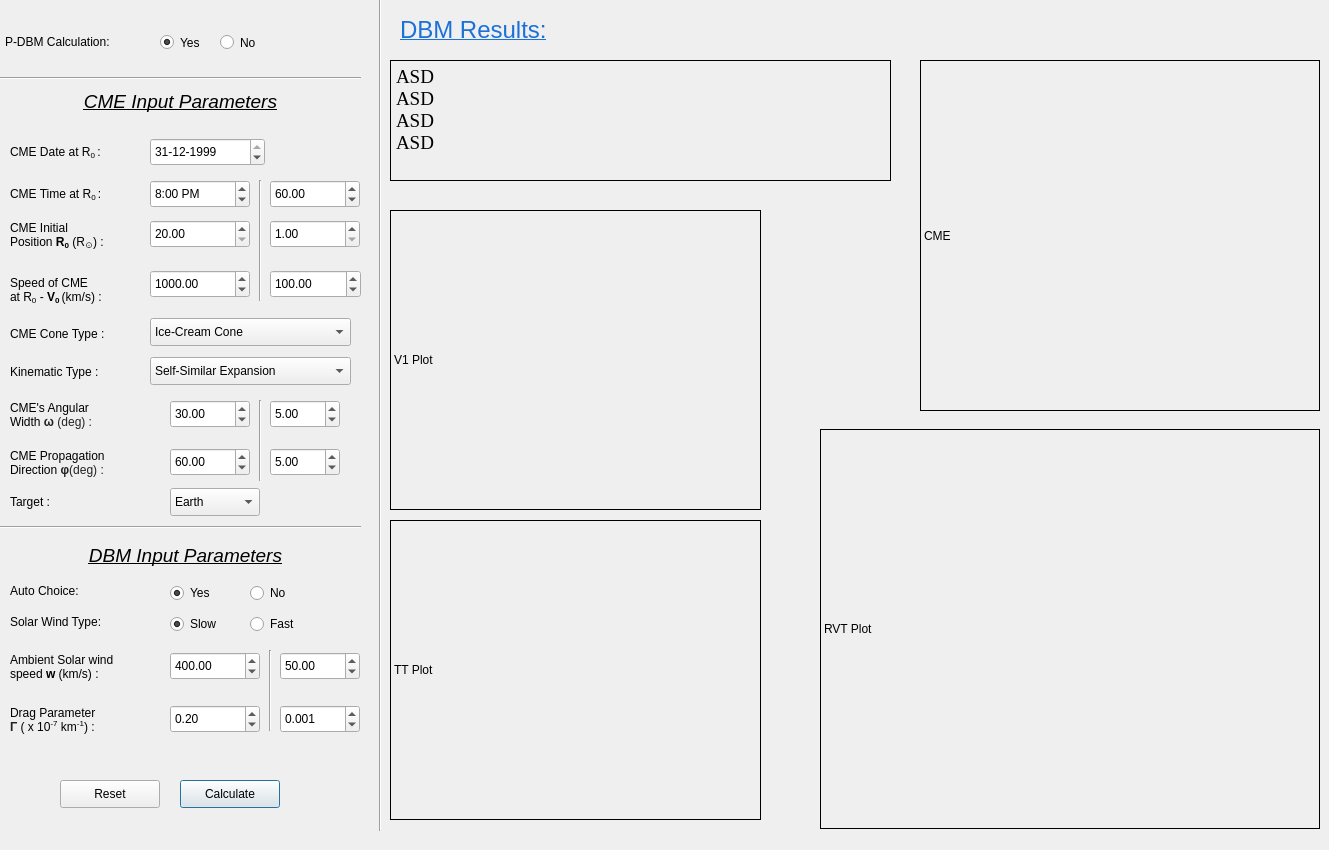
    <widget class="QWidget" name="DBM_2D">
     <attribute name="title">
      <string>2D DBM</string>
     </attribute>
     <widget class="QPushButton" name="Reset_2">
      <property name="geometry">
       <rect>
        <x>60</x>
        <y>780</y>
        <width>100</width>
        <height>28</height>
       </rect>
      </property>
      <property name="text">
       <string>Reset</string>
      </property>
     </widget>
     <widget class="QDoubleSpinBox" name="CME_dt0_2">
      <property name="enabled">
       <bool>true</bool>
      </property>
      <property name="geometry">
       <rect>
        <x>270</x>
        <y>180</y>
        <width>90</width>
        <height>28</height>
       </rect>
      </property>
      <property name="toolTip">
       <string>&lt;html&gt;&lt;head/&gt;&lt;body&gt;&lt;p&gt;Uncertainity in Time.&lt;/p&gt;&lt;/body&gt;&lt;/html&gt;</string>
      </property>
      <property name="toolTipDuration">
       <number>-2</number>
      </property>
      <property name="statusTip">
       <string/>
      </property>
      <property name="minimum">
       <double>0.000000000000000</double>
      </property>
      <property name="maximum">
       <double>1500.000000000000000</double>
      </property>
      <property name="singleStep">
       <double>0.100000000000000</double>
      </property>
      <property name="stepType">
       <enum>QAbstractSpinBox::DefaultStepType</enum>
      </property>
      <property name="value">
       <double>60.000000000000000</double>
      </property>
     </widget>
     <widget class="QComboBox" name="Target_2">
      <property name="geometry">
       <rect>
        <x>170</x>
        <y>488</y>
        <width>90</width>
        <height>28</height>
       </rect>
      </property>
      <property name="currentIndex">
       <number>2</number>
      </property>
      <item>
       <property name="text">
        <string>Mercury</string>
       </property>
      </item>
      <item>
       <property name="text">
        <string>Venus</string>
       </property>
      </item>
      <item>
       <property name="text">
        <string>Earth</string>
       </property>
      </item>
      <item>
       <property name="text">
        <string>Mars</string>
       </property>
      </item>
      <item>
       <property name="text">
        <string>Jupiter</string>
       </property>
      </item>
      <item>
       <property name="text">
        <string>Saturn</string>
       </property>
      </item>
      <item>
       <property name="text">
        <string>Messenger</string>
       </property>
      </item>
      <item>
       <property name="text">
        <string>VEX</string>
       </property>
      </item>
      <item>
       <property name="text">
        <string>PSP</string>
       </property>
      </item>
      <item>
       <property name="text">
        <string>SolO</string>
       </property>
      </item>
      <item>
       <property name="text">
        <string>BepiCol</string>
       </property>
      </item>
      <item>
       <property name="text">
        <string>Spitzer</string>
       </property>
      </item>
      <item>
       <property name="text">
        <string>Wind</string>
       </property>
      </item>
      <item>
       <property name="text">
        <string>ST-A</string>
       </property>
      </item>
      <item>
       <property name="text">
        <string>ST-B</string>
       </property>
      </item>
      <item>
       <property name="text">
        <string>Kepler</string>
       </property>
      </item>
      <item>
       <property name="text">
        <string>MSL</string>
       </property>
      </item>
      <item>
       <property name="text">
        <string>Maven</string>
       </property>
      </item>
      <item>
       <property name="text">
        <string>Juno</string>
       </property>
      </item>
     </widget>
     <widget class="QDoubleSpinBox" name="Gamma_2">
      <property name="geometry">
       <rect>
        <x>170</x>
        <y>705</y>
        <width>90</width>
        <height>28</height>
       </rect>
      </property>
      <property name="maximum">
       <double>10.000000000000000</double>
      </property>
      <property name="singleStep">
       <double>0.010000000000000</double>
      </property>
      <property name="stepType">
       <enum>QAbstractSpinBox::DefaultStepType</enum>
      </property>
      <property name="value">
       <double>0.200000000000000</double>
      </property>
     </widget>
     <widget class="QLabel" name="V0_2D_label">
      <property name="geometry">
       <rect>
        <x>10</x>
        <y>270</y>
        <width>150</width>
        <height>41</height>
       </rect>
      </property>
      <property name="text">
       <string>&lt;html&gt;&lt;head/&gt;&lt;body&gt;&lt;p&gt;Speed of CME&lt;br/&gt;at R&lt;span style=&quot; vertical-align:sub;&quot;&gt;0&lt;/span&gt; - &lt;span style=&quot; font-weight:700;&quot;&gt;V&lt;/span&gt;&lt;span style=&quot; font-weight:700; vertical-align:sub;&quot;&gt;0 &lt;/span&gt;(km/s) :&lt;/p&gt;&lt;/body&gt;&lt;/html&gt;</string>
      </property>
     </widget>
     <widget class="QTimeEdit" name="CME_time_2">
      <property name="geometry">
       <rect>
        <x>150</x>
        <y>180</y>
        <width>100</width>
        <height>28</height>
       </rect>
      </property>
      <property name="dateTime">
       <datetime>
        <hour>20</hour>
        <minute>0</minute>
        <second>0</second>
        <year>2000</year>
        <month>1</month>
        <day>3</day>
       </datetime>
      </property>
      <property name="displayFormat">
       <string>h:mm AP</string>
      </property>
     </widget>
     <widget class="QDateEdit" name="CME_date_2">
      <property name="geometry">
       <rect>
        <x>150</x>
        <y>138</y>
        <width>115</width>
        <height>28</height>
       </rect>
      </property>
      <property name="dateTime">
       <datetime>
        <hour>0</hour>
        <minute>0</minute>
        <second>0</second>
        <year>1999</year>
        <month>12</month>
        <day>31</day>
       </datetime>
      </property>
      <property name="displayFormat">
       <string>dd-MM-yyyy</string>
      </property>
     </widget>
     <widget class="QRadioButton" name="PDBM_No_2">
      <property name="geometry">
       <rect>
        <x>220</x>
        <y>27</y>
        <width>151</width>
        <height>31</height>
       </rect>
      </property>
      <property name="text">
       <string>No</string>
      </property>
      <property name="checked">
       <bool>false</bool>
      </property>
      <attribute name="buttonGroup">
       <string notr="true">PDBM_group_2</string>
      </attribute>
     </widget>
     <widget class="QLabel" name="t0_2D_label">
      <property name="geometry">
       <rect>
        <x>10</x>
        <y>180</y>
        <width>125</width>
        <height>28</height>
       </rect>
      </property>
      <property name="text">
       <string>&lt;html&gt;&lt;head/&gt;&lt;body&gt;&lt;p&gt;CME Time at R&lt;span style=&quot; vertical-align:sub;&quot;&gt;0 &lt;/span&gt;:&lt;/p&gt;&lt;/body&gt;&lt;/html&gt;</string>
      </property>
      <property name="textFormat">
       <enum>Qt::RichText</enum>
      </property>
     </widget>
     <widget class="QLabel" name="Target_2D_label">
      <property name="geometry">
       <rect>
        <x>10</x>
        <y>488</y>
        <width>76</width>
        <height>28</height>
       </rect>
      </property>
      <property name="text">
       <string>Target :</string>
      </property>
     </widget>
     <widget class="QDoubleSpinBox" name="V0_2">
      <property name="geometry">
       <rect>
        <x>150</x>
        <y>270</y>
        <width>100</width>
        <height>28</height>
       </rect>
      </property>
      <property name="maximum">
       <double>200000.000000000000000</double>
      </property>
      <property name="singleStep">
       <double>1.000000000000000</double>
      </property>
      <property name="stepType">
       <enum>QAbstractSpinBox::DefaultStepType</enum>
      </property>
      <property name="value">
       <double>1000.000000000000000</double>
      </property>
     </widget>
     <widget class="QDoubleSpinBox" name="dR0_2">
      <property name="enabled">
       <bool>true</bool>
      </property>
      <property name="geometry">
       <rect>
        <x>270</x>
        <y>220</y>
        <width>90</width>
        <height>28</height>
       </rect>
      </property>
      <property name="minimum">
       <double>1.000000000000000</double>
      </property>
      <property name="singleStep">
       <double>0.010000000000000</double>
      </property>
      <property name="stepType">
       <enum>QAbstractSpinBox::DefaultStepType</enum>
      </property>
      <property name="value">
       <double>1.000000000000000</double>
      </property>
     </widget>
     <widget class="QPushButton" name="Calculate_2">
      <property name="geometry">
       <rect>
        <x>180</x>
        <y>780</y>
        <width>100</width>
        <height>28</height>
       </rect>
      </property>
      <property name="text">
       <string>Calculate</string>
      </property>
      <property name="default">
       <bool>true</bool>
      </property>
      <property name="flat">
       <bool>false</bool>
      </property>
     </widget>
     <widget class="QRadioButton" name="Auto_DBM_No_2">
      <property name="geometry">
       <rect>
        <x>250</x>
        <y>580</y>
        <width>71</width>
        <height>26</height>
       </rect>
      </property>
      <property name="text">
       <string>No</string>
      </property>
      <attribute name="buttonGroup">
       <string notr="true">Auto_DBM_2</string>
      </attribute>
     </widget>
     <widget class="QLabel" name="DBM_input_2D_heading">
      <property name="geometry">
       <rect>
        <x>10</x>
        <y>540</y>
        <width>351</width>
        <height>31</height>
       </rect>
      </property>
      <property name="text">
       <string>&lt;html&gt;&lt;head/&gt;&lt;body&gt;&lt;p align=&quot;center&quot;&gt;&lt;span style=&quot; font-size:14pt; font-style:italic; text-decoration: underline;&quot;&gt;DBM Input Parameters&lt;/span&gt;&lt;/p&gt;&lt;/body&gt;&lt;/html&gt;</string>
      </property>
     </widget>
     <widget class="QLabel" name="PDBM_2D_label">
      <property name="geometry">
       <rect>
        <x>5</x>
        <y>26</y>
        <width>151</width>
        <height>31</height>
       </rect>
      </property>
      <property name="text">
       <string>P-DBM Calculation:</string>
      </property>
     </widget>
     <widget class="QLabel" name="Auto_DBM_2D_label">
      <property name="geometry">
       <rect>
        <x>10</x>
        <y>575</y>
        <width>111</width>
        <height>31</height>
       </rect>
      </property>
      <property name="text">
       <string>Auto Choice:</string>
      </property>
     </widget>
     <widget class="QLabel" name="Solar_wind_2D_label">
      <property name="geometry">
       <rect>
        <x>10</x>
        <y>611</y>
        <width>141</width>
        <height>21</height>
       </rect>
      </property>
      <property name="text">
       <string>Solar Wind Type:</string>
      </property>
     </widget>
     <widget class="QDoubleSpinBox" name="w_in_2">
      <property name="geometry">
       <rect>
        <x>170</x>
        <y>652</y>
        <width>90</width>
        <height>28</height>
       </rect>
      </property>
      <property name="maximum">
       <double>200000.000000000000000</double>
      </property>
      <property name="singleStep">
       <double>1.000000000000000</double>
      </property>
      <property name="stepType">
       <enum>QAbstractSpinBox::DefaultStepType</enum>
      </property>
      <property name="value">
       <double>400.000000000000000</double>
      </property>
     </widget>
     <widget class="QDoubleSpinBox" name="dGamma_2">
      <property name="geometry">
       <rect>
        <x>280</x>
        <y>705</y>
        <width>80</width>
        <height>28</height>
       </rect>
      </property>
      <property name="decimals">
       <number>3</number>
      </property>
      <property name="maximum">
       <double>10.000000000000000</double>
      </property>
      <property name="singleStep">
       <double>0.001000000000000</double>
      </property>
      <property name="stepType">
       <enum>QAbstractSpinBox::DefaultStepType</enum>
      </property>
      <property name="value">
       <double>0.001000000000000</double>
      </property>
     </widget>
     <widget class="QLabel" name="CME_input_2D_label">
      <property name="geometry">
       <rect>
        <x>0</x>
        <y>90</y>
        <width>361</width>
        <height>30</height>
       </rect>
      </property>
      <property name="font">
       <font>
        <pointsize>9</pointsize>
       </font>
      </property>
      <property name="frameShape">
       <enum>QFrame::NoFrame</enum>
      </property>
      <property name="text">
       <string>&lt;html&gt;&lt;head/&gt;&lt;body&gt;&lt;p align=&quot;center&quot;&gt;&lt;span style=&quot; font-size:14pt; font-style:italic; text-decoration: underline;&quot;&gt;CME Input Parameters&lt;/span&gt;&lt;/p&gt;&lt;/body&gt;&lt;/html&gt;</string>
      </property>
      <property name="textFormat">
       <enum>Qt::RichText</enum>
      </property>
      <property name="alignment">
       <set>Qt::AlignHCenter|Qt::AlignTop</set>
      </property>
     </widget>
     <widget class="QRadioButton" name="PDBM_Yes_2">
      <property name="geometry">
       <rect>
        <x>160</x>
        <y>27</y>
        <width>61</width>
        <height>31</height>
       </rect>
      </property>
      <property name="text">
       <string>Yes </string>
      </property>
      <property name="checkable">
       <bool>true</bool>
      </property>
      <property name="checked">
       <bool>true</bool>
      </property>
      <attribute name="buttonGroup">
       <string notr="true">PDBM_group_2</string>
      </attribute>
     </widget>
     <widget class="QLabel" name="Date_2D_label">
      <property name="geometry">
       <rect>
        <x>10</x>
        <y>138</y>
        <width>150</width>
        <height>28</height>
       </rect>
      </property>
      <property name="text">
       <string>&lt;html&gt;&lt;head/&gt;&lt;body&gt;&lt;p&gt;CME Date at R&lt;span style=&quot; vertical-align:sub;&quot;&gt;0 &lt;/span&gt;:&lt;/p&gt;&lt;/body&gt;&lt;/html&gt;</string>
      </property>
      <property name="textFormat">
       <enum>Qt::RichText</enum>
      </property>
     </widget>
     <widget class="QDoubleSpinBox" name="dW_2">
      <property name="geometry">
       <rect>
        <x>280</x>
        <y>652</y>
        <width>80</width>
        <height>28</height>
       </rect>
      </property>
      <property name="maximum">
       <double>1000.000000000000000</double>
      </property>
      <property name="singleStep">
       <double>1.000000000000000</double>
      </property>
      <property name="stepType">
       <enum>QAbstractSpinBox::DefaultStepType</enum>
      </property>
      <property name="value">
       <double>50.000000000000000</double>
      </property>
     </widget>
     <widget class="QRadioButton" name="Auto_DBM_Yes_2">
      <property name="geometry">
       <rect>
        <x>170</x>
        <y>580</y>
        <width>61</width>
        <height>26</height>
       </rect>
      </property>
      <property name="text">
       <string>Yes</string>
      </property>
      <property name="checked">
       <bool>true</bool>
      </property>
      <attribute name="buttonGroup">
       <string notr="true">Auto_DBM_2</string>
      </attribute>
     </widget>
     <widget class="QDoubleSpinBox" name="dV0_2">
      <property name="enabled">
       <bool>true</bool>
      </property>
      <property name="geometry">
       <rect>
        <x>270</x>
        <y>270</y>
        <width>91</width>
        <height>28</height>
       </rect>
      </property>
      <property name="maximum">
       <double>200000.000000000000000</double>
      </property>
      <property name="singleStep">
       <double>1.000000000000000</double>
      </property>
      <property name="stepType">
       <enum>QAbstractSpinBox::DefaultStepType</enum>
      </property>
      <property name="value">
       <double>100.000000000000000</double>
      </property>
     </widget>
     <widget class="QRadioButton" name="W_slow_2">
      <property name="geometry">
       <rect>
        <x>170</x>
        <y>611</y>
        <width>123</width>
        <height>26</height>
       </rect>
      </property>
      <property name="text">
       <string>Slow</string>
      </property>
      <property name="checked">
       <bool>true</bool>
      </property>
      <attribute name="buttonGroup">
       <string notr="true">Wind_type_2</string>
      </attribute>
     </widget>
     <widget class="QDoubleSpinBox" name="R0_2">
      <property name="geometry">
       <rect>
        <x>150</x>
        <y>220</y>
        <width>100</width>
        <height>28</height>
       </rect>
      </property>
      <property name="minimum">
       <double>20.000000000000000</double>
      </property>
      <property name="singleStep">
       <double>0.010000000000000</double>
      </property>
      <property name="stepType">
       <enum>QAbstractSpinBox::DefaultStepType</enum>
      </property>
     </widget>
     <widget class="QLabel" name="W_2D_label">
      <property name="geometry">
       <rect>
        <x>10</x>
        <y>647</y>
        <width>161</width>
        <height>41</height>
       </rect>
      </property>
      <property name="text">
       <string>&lt;html&gt;&lt;head/&gt;&lt;body&gt;&lt;p&gt;Ambient Solar wind&lt;br/&gt;speed &lt;span style=&quot; font-weight:700;&quot;&gt;w &lt;/span&gt;(km/s) :&lt;/p&gt;&lt;/body&gt;&lt;/html&gt;</string>
      </property>
     </widget>
     <widget class="QRadioButton" name="W_fast_2">
      <property name="geometry">
       <rect>
        <x>250</x>
        <y>611</y>
        <width>123</width>
        <height>26</height>
       </rect>
      </property>
      <property name="text">
       <string>Fast</string>
      </property>
      <attribute name="buttonGroup">
       <string notr="true">Wind_type_2</string>
      </attribute>
     </widget>
     <widget class="QLabel" name="Gamma_2D_label">
      <property name="geometry">
       <rect>
        <x>10</x>
        <y>695</y>
        <width>141</width>
        <height>51</height>
       </rect>
      </property>
      <property name="text">
       <string>&lt;html&gt;&lt;head/&gt;&lt;body&gt;&lt;p&gt;Drag Parameter &lt;br/&gt;&lt;span style=&quot; font-family:'Times New Roman','serif'; font-weight:700; color:#202122; background-color:transparent&quot;&gt;&amp;#915; &lt;/span&gt;( x 10&lt;span style=&quot; vertical-align:super;&quot;&gt;-7&lt;/span&gt; km&lt;span style=&quot; vertical-align:super;&quot;&gt;-1&lt;/span&gt;) :&lt;/p&gt;&lt;/body&gt;&lt;/html&gt;</string>
      </property>
     </widget>
     <widget class="Line" name="line_6">
      <property name="geometry">
       <rect>
        <x>0</x>
        <y>70</y>
        <width>361</width>
        <height>16</height>
       </rect>
      </property>
      <property name="orientation">
       <enum>Qt::Horizontal</enum>
      </property>
     </widget>
     <widget class="Line" name="line_7">
      <property name="geometry">
       <rect>
        <x>0</x>
        <y>519</y>
        <width>361</width>
        <height>16</height>
       </rect>
      </property>
      <property name="orientation">
       <enum>Qt::Horizontal</enum>
      </property>
     </widget>
     <widget class="QLabel" name="R0_2D_label">
      <property name="geometry">
       <rect>
        <x>10</x>
        <y>215</y>
        <width>161</width>
        <height>41</height>
       </rect>
      </property>
      <property name="text">
       <string>&lt;html&gt;&lt;head/&gt;&lt;body&gt;&lt;p&gt;CME Initial&lt;br/&gt; Position &lt;span style=&quot; font-weight:700;&quot;&gt;R&lt;/span&gt;&lt;span style=&quot; font-weight:700; vertical-align:sub;&quot;&gt;0&lt;/span&gt; (R&lt;span style=&quot; vertical-align:sub;&quot;&gt;⊙&lt;/span&gt;) :&lt;/p&gt;&lt;/body&gt;&lt;/html&gt;</string>
      </property>
     </widget>
     <widget class="QLabel" name="Omega_label">
      <property name="geometry">
       <rect>
        <x>10</x>
        <y>390</y>
        <width>141</width>
        <height>51</height>
       </rect>
      </property>
      <property name="text">
       <string>&lt;html&gt;&lt;head/&gt;&lt;body&gt;&lt;p&gt;CME's Angular&lt;br/&gt;Width &lt;span style=&quot; font-family:'sans-serif'; font-weight:700; color:#202122; background-color:transparent;&quot;&gt;ω &lt;/span&gt;&lt;span style=&quot; font-family:'sans-serif'; color:#202122; background-color:transparent;&quot;&gt;(deg) :&lt;/span&gt;&lt;/p&gt;&lt;/body&gt;&lt;/html&gt;</string>
      </property>
     </widget>
     <widget class="QLabel" name="Phi_CME_label">
      <property name="geometry">
       <rect>
        <x>10</x>
        <y>438</y>
        <width>151</width>
        <height>51</height>
       </rect>
      </property>
      <property name="text">
       <string>&lt;html&gt;&lt;head/&gt;&lt;body&gt;&lt;p&gt;CME Propagation&lt;br/&gt;Direction &lt;span style=&quot; font-family:'sans-serif'; font-weight:700; color:#202122; background-color:transparent;&quot;&gt;φ&lt;/span&gt;&lt;span style=&quot; font-family:'sans-serif'; color:#202122; background-color:transparent;&quot;&gt;(deg) :&lt;/span&gt;&lt;/p&gt;&lt;/body&gt;&lt;/html&gt;</string>
      </property>
     </widget>
     <widget class="QDoubleSpinBox" name="Omega">
      <property name="geometry">
       <rect>
        <x>170</x>
        <y>400</y>
        <width>80</width>
        <height>28</height>
       </rect>
      </property>
      <property name="maximum">
       <double>180.000000000000000</double>
      </property>
      <property name="singleStep">
       <double>1.000000000000000</double>
      </property>
      <property name="stepType">
       <enum>QAbstractSpinBox::DefaultStepType</enum>
      </property>
      <property name="value">
       <double>30.000000000000000</double>
      </property>
     </widget>
     <widget class="QDoubleSpinBox" name="dOmega">
      <property name="geometry">
       <rect>
        <x>270</x>
        <y>400</y>
        <width>70</width>
        <height>28</height>
       </rect>
      </property>
      <property name="maximum">
       <double>180.000000000000000</double>
      </property>
      <property name="singleStep">
       <double>1.000000000000000</double>
      </property>
      <property name="stepType">
       <enum>QAbstractSpinBox::DefaultStepType</enum>
      </property>
      <property name="value">
       <double>5.000000000000000</double>
      </property>
     </widget>
     <widget class="QDoubleSpinBox" name="Phi_CME">
      <property name="geometry">
       <rect>
        <x>170</x>
        <y>448</y>
        <width>80</width>
        <height>28</height>
       </rect>
      </property>
      <property name="maximum">
       <double>200000.000000000000000</double>
      </property>
      <property name="singleStep">
       <double>1.000000000000000</double>
      </property>
      <property name="stepType">
       <enum>QAbstractSpinBox::DefaultStepType</enum>
      </property>
      <property name="value">
       <double>60.000000000000000</double>
      </property>
     </widget>
     <widget class="QDoubleSpinBox" name="dPhi_CME">
      <property name="geometry">
       <rect>
        <x>270</x>
        <y>448</y>
        <width>70</width>
        <height>28</height>
       </rect>
      </property>
      <property name="maximum">
       <double>200000.000000000000000</double>
      </property>
      <property name="singleStep">
       <double>1.000000000000000</double>
      </property>
      <property name="stepType">
       <enum>QAbstractSpinBox::DefaultStepType</enum>
      </property>
      <property name="value">
       <double>5.000000000000000</double>
      </property>
     </widget>
     <widget class="QLabel" name="Cone_label">
      <property name="geometry">
       <rect>
        <x>10</x>
        <y>318</y>
        <width>141</width>
        <height>31</height>
       </rect>
      </property>
      <property name="text">
       <string>CME Cone Type :</string>
      </property>
     </widget>
     <widget class="QComboBox" name="Cone_type">
      <property name="geometry">
       <rect>
        <x>150</x>
        <y>318</y>
        <width>201</width>
        <height>28</height>
       </rect>
      </property>
      <property name="currentIndex">
       <number>1</number>
      </property>
      <item>
       <property name="text">
        <string>Concentric Cone</string>
       </property>
      </item>
      <item>
       <property name="text">
        <string>Ice-Cream Cone</string>
       </property>
      </item>
      <item>
       <property name="text">
        <string>Tangential Cone</string>
       </property>
      </item>
     </widget>
     <widget class="QLabel" name="Kinemtic_label">
      <property name="geometry">
       <rect>
        <x>10</x>
        <y>362</y>
        <width>131</width>
        <height>20</height>
       </rect>
      </property>
      <property name="text">
       <string>Kinematic Type :</string>
      </property>
     </widget>
     <widget class="QComboBox" name="Kinematic_Type">
      <property name="geometry">
       <rect>
        <x>150</x>
        <y>357</y>
        <width>201</width>
        <height>28</height>
       </rect>
      </property>
      <item>
       <property name="text">
        <string>Self-Similar Expansion</string>
       </property>
      </item>
      <item>
       <property name="text">
        <string>Flattening Cone Evolution</string>
       </property>
      </item>
     </widget>
     <widget class="Line" name="line">
      <property name="geometry">
       <rect>
        <x>370</x>
        <y>-10</y>
        <width>20</width>
        <height>841</height>
       </rect>
      </property>
      <property name="orientation">
       <enum>Qt::Vertical</enum>
      </property>
     </widget>
     <widget class="Line" name="line_9">
      <property name="geometry">
       <rect>
        <x>250</x>
        <y>400</y>
        <width>20</width>
        <height>81</height>
       </rect>
      </property>
      <property name="orientation">
       <enum>Qt::Vertical</enum>
      </property>
     </widget>
     <widget class="Line" name="line_10">
      <property name="geometry">
       <rect>
        <x>250</x>
        <y>180</y>
        <width>20</width>
        <height>121</height>
       </rect>
      </property>
      <property name="orientation">
       <enum>Qt::Vertical</enum>
      </property>
     </widget>
     <widget class="Line" name="line_11">
      <property name="geometry">
       <rect>
        <x>260</x>
        <y>650</y>
        <width>20</width>
        <height>81</height>
       </rect>
      </property>
      <property name="orientation">
       <enum>Qt::Vertical</enum>
      </property>
     </widget>
     <widget class="QLabel" name="Plot">
      <property name="geometry">
       <rect>
        <x>920</x>
        <y>60</y>
        <width>400</width>
        <height>351</height>
       </rect>
      </property>
      <property name="frameShape">
       <enum>QFrame::Box</enum>
      </property>
      <property name="text">
       <string>CME</string>
      </property>
      <property name="scaledContents">
       <bool>true</bool>
      </property>
     </widget>
     <widget class="QLabel" name="DBM_Result_1D_2">
      <property name="geometry">
       <rect>
        <x>390</x>
        <y>60</y>
        <width>501</width>
        <height>121</height>
       </rect>
      </property>
      <property name="font">
       <font>
        <family>Times New Roman</family>
        <pointsize>14</pointsize>
       </font>
      </property>
      <property name="frameShape">
       <enum>QFrame::Box</enum>
      </property>
      <property name="text">
       <string>&lt;html&gt;&lt;head/&gt;&lt;body&gt;&lt;p&gt;ASD&lt;br/&gt;ASD&lt;br/&gt;ASD&lt;br/&gt;ASD&lt;/p&gt;&lt;/body&gt;&lt;/html&gt;</string>
      </property>
      <property name="alignment">
       <set>Qt::AlignLeading|Qt::AlignLeft|Qt::AlignTop</set>
      </property>
     </widget>
     <widget class="QLabel" name="DBM_2D_result_header">
      <property name="geometry">
       <rect>
        <x>400</x>
        <y>10</y>
        <width>151</width>
        <height>41</height>
       </rect>
      </property>
      <property name="text">
       <string>&lt;html&gt;&lt;head/&gt;&lt;body&gt;&lt;p&gt;&lt;span style=&quot; font-size:18pt; text-decoration: underline; color:#1c71d8;&quot;&gt;DBM Results:&lt;/span&gt;&lt;/p&gt;&lt;/body&gt;&lt;/html&gt;</string>
      </property>
     </widget>
     <widget class="QLabel" name="RVT_plot_2">
      <property name="geometry">
       <rect>
        <x>820</x>
        <y>429</y>
        <width>500</width>
        <height>400</height>
       </rect>
      </property>
      <property name="frameShape">
       <enum>QFrame::Box</enum>
      </property>
      <property name="text">
       <string>RVT Plot</string>
      </property>
      <property name="scaledContents">
       <bool>true</bool>
      </property>
     </widget>
     <widget class="QLabel" name="V_plot_2">
      <property name="geometry">
       <rect>
        <x>390</x>
        <y>210</y>
        <width>371</width>
        <height>300</height>
       </rect>
      </property>
      <property name="frameShape">
       <enum>QFrame::Box</enum>
      </property>
      <property name="text">
       <string>V1 Plot</string>
      </property>
      <property name="scaledContents">
       <bool>true</bool>
      </property>
     </widget>
     <widget class="QLabel" name="TT_Plot_2">
      <property name="geometry">
       <rect>
        <x>390</x>
        <y>520</y>
        <width>371</width>
        <height>300</height>
       </rect>
      </property>
      <property name="frameShape">
       <enum>QFrame::Box</enum>
      </property>
      <property name="text">
       <string>TT Plot</string>
      </property>
      <property name="scaledContents">
       <bool>true</bool>
      </property>
     </widget>
    </widget>
